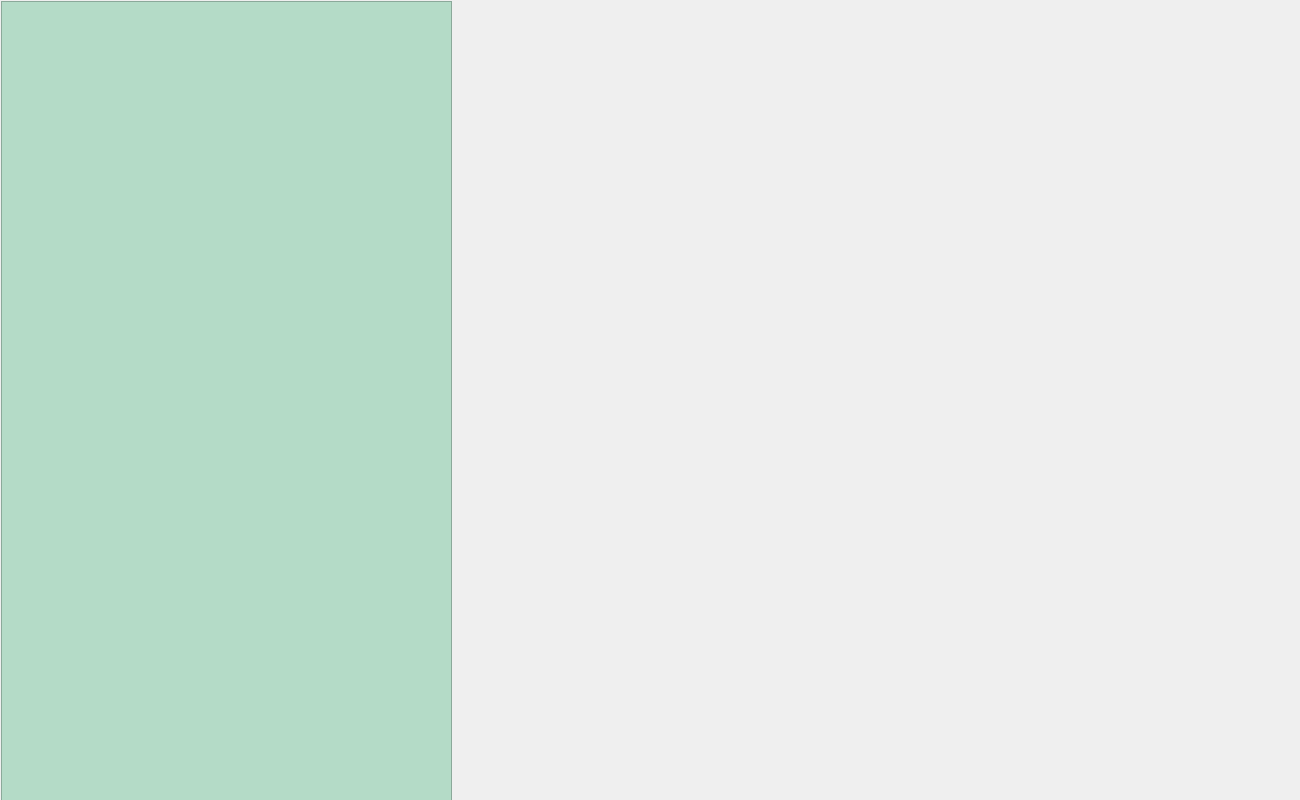
<?xml version="1.0" encoding="UTF-8"?>
<ui version="4.0">
 <class>Login</class>
 <widget class="QDialog" name="Login">
  <property name="geometry">
   <rect>
    <x>0</x>
    <y>0</y>
    <width>1300</width>
    <height>800</height>
   </rect>
  </property>
  <property name="windowTitle">
   <string>Dialog</string>
  </property>
  <property name="styleSheet">
   <string notr="true">/* --- 1. LE FOND GÉNÉRAL --- */
QDialog {
    /* Vérifie que ce chemin est bon dans tes ressources ! */
    border-image: url(:/new/prefix1/images/bg_left.jpg) 0 0 0 0 stretch stretch;
}

/* --- 2. LE PANNEAU GAUCHE (Vert Foncé Transparent) --- */
QFrame#frame_left {
    background-color: rgba(20, 60, 30, 210); 
    border-top-left-radius: 15px;
    border-bottom-left-radius: 15px;
}

/* Texte à gauche en BLANC */
QFrame#frame_left QLabel {
    color: #ffffff;
    font-family: &quot;Segoe UI&quot;, sans-serif;
    font-size: 14px;
}

/* Le titre EcoCycle Staff */
QFrame#frame_left QLabel:first-child {
    font-size: 26px;
    font-weight: bold;
    color: #4CAF50;
}

/* --- 3. LE PANNEAU DROIT (Blanc Transparent) --- */
QFrame#frame_right {
  pour voir l'image */
    border-top-right-radius: 15px;
    border-bottom-right-radius: 15px;
}

/* Texte à droite */
QFrame#frame_right QLabel {
    color: #1B5E20;
    font-family: &quot;Segoe UI&quot;, sans-serif;
    font-size: 22px; 
    font-weight: bold; 
    qproperty-alignment: AlignCenter;
}

/* --- 4. CHAMPS DE SAISIE --- */
QLineEdit {
    background-color: rgba(255, 255, 255, 180);
    border: 1px solid #cccccc;
    border-radius: 5px;
    padding: 10px;
    font-size: 14px;
    color: #333;
    margin-bottom: 10px; /* Un peu d'espace entre les champs */
}

QLineEdit:focus {
    background-color: #ffffff;
    border: 2px solid #4CAF50;
}

/* --- 5. BOUTON SIGN IN --- */
QPushButton#btn_login {
    background-color: #2E7D32; 
    color: white;
    border-radius: 5px;
    padding: 12px;
    font-size: 15px;
    font-weight: bold;
    border: none;
    margin-top: 10px;
}

QPushButton#btn_login:hover {
    background-color: #1B5E20;
    cursor: pointer;
}

QPushButton#btn_login:pressed {
    background-color: #003300;
}</string>
  </property>
  <widget class="QFrame" name="frame_left">
   <property name="geometry">
    <rect>
     <x>1</x>
     <y>1</y>
     <width>451</width>
     <height>811</height>
    </rect>
   </property>
   <property name="styleSheet">
    <string notr="true">background-color: rgb(180, 219, 199);</string>
   </property>
   <property name="frameShape">
    <enum>QFrame::Shape::StyledPanel</enum>
   </property>
   <property name="frameShadow">
    <enum>QFrame::Shadow::Raised</enum>
   </property>
   <widget class="QLabel" name="label">
    <property name="geometry">
     <rect>
      <x>130</x>
      <y>200</y>
      <width>221</width>
      <height>251</height>
     </rect>
    </property>
    <property name="text">
     <string/>
    </property>
    <property name="pixmap">
     <pixmap resource="ressources.qrc">:/images/logo-removebg-preview (1).png</pixmap>
    </property>
   </widget>
  </widget>
  <widget class="QStackedWidget" name="stackedWidget">
   <property name="geometry">
    <rect>
     <x>460</x>
     <y>10</y>
     <width>841</width>
     <height>701</height>
    </rect>
   </property>
   <property name="styleSheet">
    <string notr="true">

/* --- BOUTON &quot;MOT DE PASSE OUBLIÉ&quot; (Style Lien) --- */
QPushButton#btn_forgot_nav {
    border: none;
    color: #2E7D32; /* Vert */
    text-decoration: underline;
    font-size: 12px;
}
QPushButton#btn_forgot_nav:hover {
    color: #1B5E20; /* Plus foncé au survol */
}

/* --- BOUTON RETOUR (Page Recovery) --- */
QPushButton#btn_back_login {
    border: 1px solid #aaa;
    color: #555;
    margin-top: 10px;
}
QPushButton#btn_back_login:hover {
    background-color: #eee;
}</string>
   </property>
   <property name="currentIndex">
    <number>1</number>
   </property>
   <widget class="QWidget" name="page">
    <widget class="QFrame" name="frame_right">
     <property name="geometry">
      <rect>
       <x>0</x>
       <y>0</y>
       <width>821</width>
       <height>701</height>
      </rect>
     </property>
     <property name="styleSheet">
      <string notr="true"/>
     </property>
     <property name="frameShape">
      <enum>QFrame::Shape::StyledPanel</enum>
     </property>
     <property name="frameShadow">
      <enum>QFrame::Shadow::Raised</enum>
     </property>
     <widget class="QWidget" name="verticalLayoutWidget">
      <property name="geometry">
       <rect>
        <x>60</x>
        <y>300</y>
        <width>711</width>
        <height>351</height>
       </rect>
      </property>
      <layout class="QVBoxLayout" name="verticalLayout">
       <item>
        <spacer name="verticalSpacer_2">
         <property name="orientation">
          <enum>Qt::Orientation::Vertical</enum>
         </property>
         <property name="sizeHint" stdset="0">
          <size>
           <width>20</width>
           <height>40</height>
          </size>
         </property>
        </spacer>
       </item>
       <item>
        <widget class="QLineEdit" name="le_username">
         <property name="echoMode">
          <enum>QLineEdit::EchoMode::Password</enum>
         </property>
         <property name="placeholderText">
          <string>Username</string>
         </property>
        </widget>
       </item>
       <item>
        <widget class="QLineEdit" name="le_password">
         <property name="placeholderText">
          <string>Password</string>
         </property>
        </widget>
       </item>
       <item>
        <widget class="QPushButton" name="btn_login">
         <property name="text">
          <string>Sign in</string>
         </property>
        </widget>
       </item>
       <item>
        <spacer name="verticalSpacer">
         <property name="orientation">
          <enum>Qt::Orientation::Vertical</enum>
         </property>
         <property name="sizeHint" stdset="0">
          <size>
           <width>20</width>
           <height>40</height>
          </size>
         </property>
        </spacer>
       </item>
      </layout>
     </widget>
     <widget class="QLabel" name="label_2">
      <property name="geometry">
       <rect>
        <x>250</x>
        <y>150</y>
        <width>321</width>
        <height>71</height>
       </rect>
      </property>
      <property name="text">
       <string>&lt;html&gt;&lt;head/&gt;&lt;body&gt;&lt;p&gt;&lt;span style=&quot; font-size:24pt; color:#ffffff;&quot;&gt;Welcome Back&lt;/span&gt;&lt;/p&gt;&lt;/body&gt;&lt;/html&gt;</string>
      </property>
     </widget>
    </widget>
   </widget>
   <widget class="QWidget" name="page_2"/>
  </widget>
 </widget>
 <resources>
  <include location="ressources.qrc"/>
 </resources>
 <connections/>
</ui>
